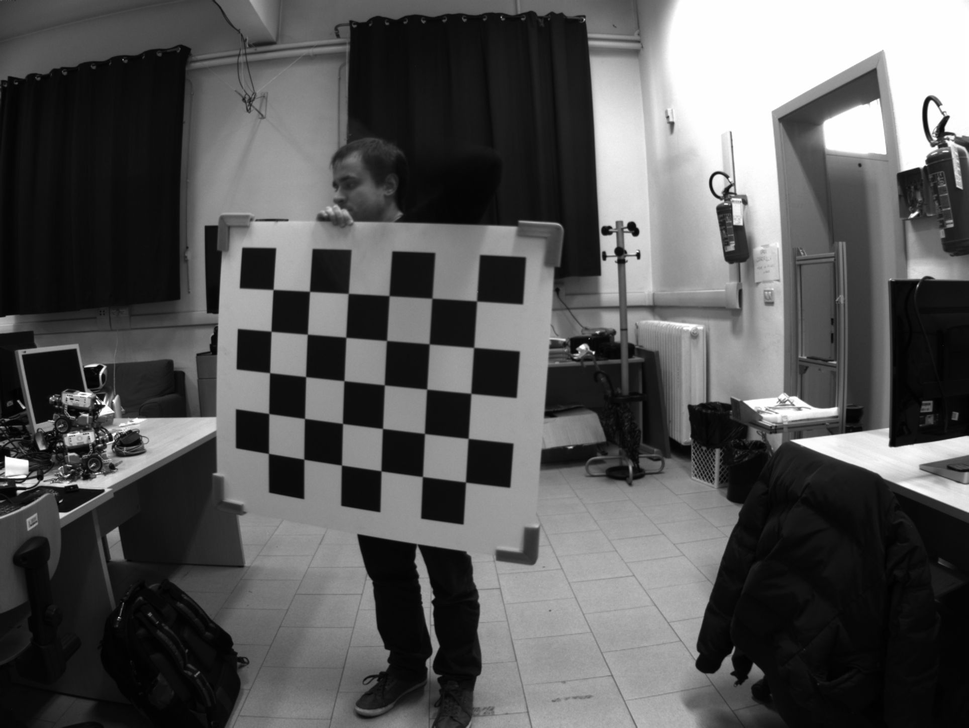
//> input picture Lab 8/data_lab_calibration/data/checkerboard_images/0000_color.png, 969 x 728 px, shrunk from 1928 x 1448 before the run; its folder holds only this picture in this run
$ ./1   (built with g++ and OpenCV 4)
//> lines starting //> are read from the running program, lines starting //| are printed output that depends on the picture
#include "opencv2/imgproc.hpp"
#include "opencv2/highgui.hpp"
#include "opencv2/features2d.hpp"
#include "opencv2/calib3d.hpp"
#include <opencv2/core/utils/filesystem.hpp>
#include <assert.h>
#include <algorithm>
#include <filesystem>
#include <iostream>
#include <fstream>
#include <vector>

using namespace cv;
using namespace std;
namespace fs = std::filesystem;

const string CHESSBOARD_CORNERS_WINDOW = "Chessboard corners window";
const string REMAPPED_WINDOW = "Remapped window";

int main(int argc, char **argv)
{
    const string directory = "./data_lab_calibration/data/checkerboard_images";
    vector<String> filenames;
    utils::fs::glob(directory, "*.png", filenames, false);
    vector<Mat> images;
    vector<Mat> images_gray;

    for (auto filename : filenames)
    {
        cout << filename << endl;
        Mat image = imread(filename);
//> image is the input picture: 728 rows x 969 cols, CV_8UC3; min 0, max 255, mean 86.7
        Mat image_grayscale;
        cvtColor(image, image_grayscale, COLOR_BGR2GRAY);

        images.push_back(image);
        images_gray.push_back(image_grayscale);
    }

    Size pattern_size(5, 6); // interior number of corners
    vector<vector<Point2f>> corners(images.size());
//> corners = 1 point lists

    for (int i = 0; i < images.size(); i++)
    {
        // Mat image_gray;
        // cvtColor(images[i], image_gray, COLOR_BGR2GRAY);

        // CALIB_CB_FAST_CHECK saves a lot of time on images
        // that do not contain any chessboard corners
        bool cornersFound = findChessboardCorners(images_gray[i], pattern_size, corners[i]);

        if (!cornersFound)
        {
            cerr << "Corners not found." << endl;
            return 1;
        }

        cornerSubPix(images_gray[i], corners[i], Size(11, 11), Size(-1, -1),
                     TermCriteria(TermCriteria::EPS + TermCriteria::MAX_ITER, 30, 0.1));

        // drawChessboardCorners(images[i], pattern_size, Mat(corners[i]), cornersFound);
        // imshow(CHESSBOARD_CORNERS_WINDOW, images[i]);
        // waitKey(0);
    }
//> this loop made 1 pass
//> cornersFound on pass 1: true

    vector<vector<Vec3f>> object_points;
    vector<Vec3f> single_image_points;
    for (int i = 0; i < pattern_size.height; i++)
    {
        for (int j = 0; j < pattern_size.width; j++)
        {
            single_image_points.push_back(Vec3f(j, i, 0));
        }
    }
//> this loop made 6 passes
//> after the loop, single_image_points = 30 items, first 12: [0, 0, 0], [1, 0, 0], [2, 0, 0], [3, 0, 0], [4, 0, 0], [0, 1, 0], [1, 1, 0], [2, 1, 0], [3, 1, 0], [4, 1, 0], [0, 2, 0], [1, 2, 0]
    for (int i = 0; i < images.size(); i++)
    {
        object_points.push_back(single_image_points);
    }
//> this loop made 1 pass

    cv::Mat camera_matrix, dist_coeffs, R, T;
    double rms = calibrateCamera(object_points, corners, images[0].size(), camera_matrix, dist_coeffs, R, T);
//> camera_matrix = [[557.6, 0, 487.3], [0, 561.2, 334.6], [0, 0, 1]]; dist_coeffs = [-0.276, 0.31, 0.00442, 0.00171, -0.511]; R = [[0.176, 0.0913, 1.64]]; T = [[-0.23, -0.721, 12]]; rms = 0.0351

    cout << "RMS: " << rms << endl;
//| RMS: 0.0350919
    cout << camera_matrix << endl
         << R << endl;
//| [557.6455326918516, 0, 487.2664172241938;
//|  0, 561.2372247695405, 334.6221321572157;
//|  0, 0, 1]
//| [0.1756031191635745, 0.09132529919479754, 1.635356959450628]

    Mat output_map_1, output_map_2;
    initUndistortRectifyMap(camera_matrix, dist_coeffs, Mat(), Mat(), images[0].size(), CV_32FC1, output_map_1, output_map_2);
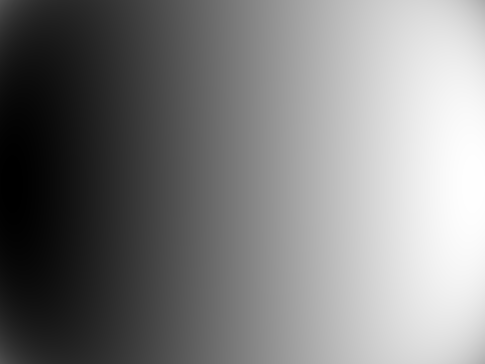
//> output_map_1: 728 rows x 969 cols, CV_32FC1 (shown at 1/2 size); min 123.4, max 855.1, mean 488.1; drawn with min black and max white
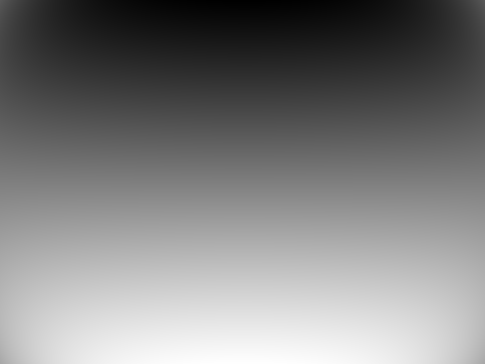
//> output_map_2: 728 rows x 969 cols, CV_32FC1 (shown at 1/2 size); min 10.12, max 665.4, mean 336.3; drawn with min black and max white
    for (auto image : images)
    {
        Mat remapped_image;
        Mat side_by_side_images;
        remap(image, remapped_image, output_map_1, output_map_2, InterpolationFlags::INTER_LINEAR);
        hconcat(image, remapped_image, side_by_side_images);
        imshow(REMAPPED_WINDOW, side_by_side_images);
        waitKey(0);
    }
//> this loop made 1 pass
//> pass 1, `remap(image, remapped_image, output_map_1, output_map_2, Interpolation..`:
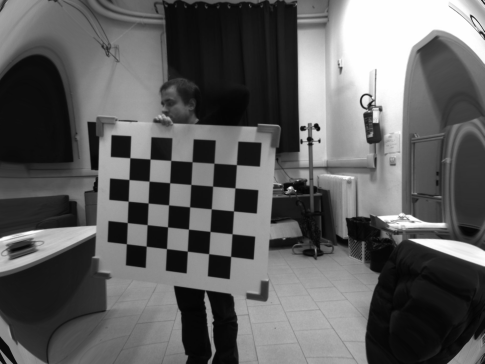
//> remapped_image: 728 rows x 969 cols, CV_8UC3 (shown at 1/2 size); min 2, max 255, mean 94.8
//> pass 1, `hconcat(image, remapped_image, side_by_side_images);`:
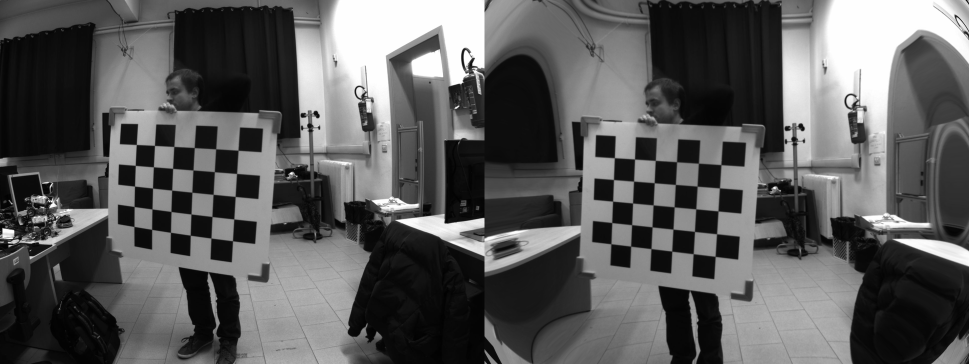
//> side_by_side_images: 728 rows x 1938 cols, CV_8UC3 (shown at 1/2 size); min 0, max 255, mean 90.8
    return 0;
}

$ run again, on Lab 8/data_lab_calibration/data/checkerboard_images/0006_color.png
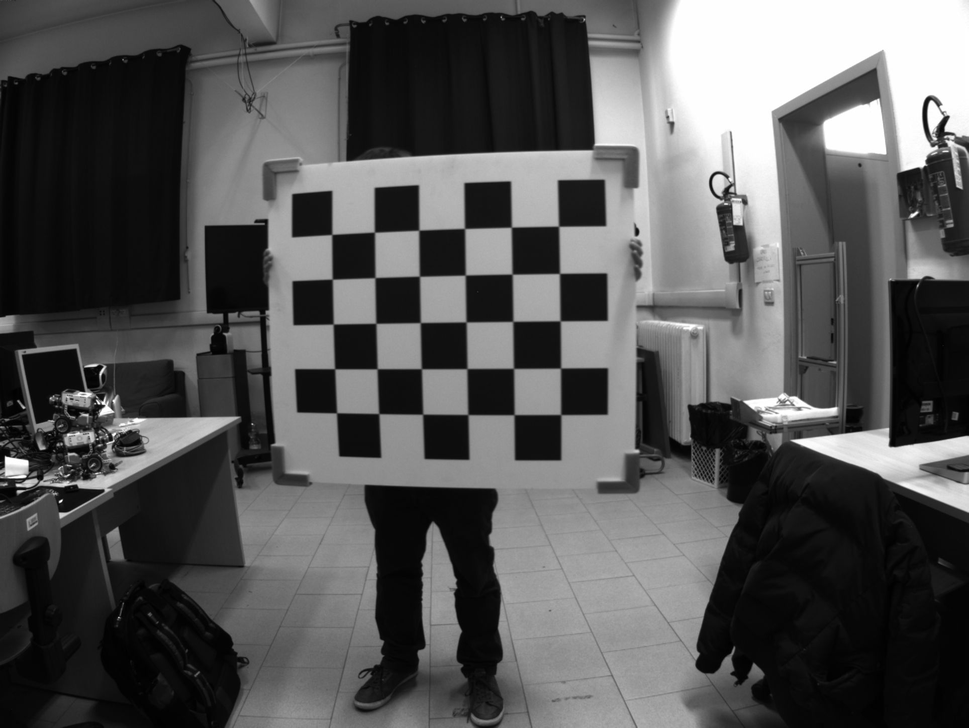
//> input picture Lab 8/data_lab_calibration/data/checkerboard_images/0006_color.png, 969 x 728 px, shrunk from 1928 x 1448 before the run
//> image is the input picture: 728 rows x 969 cols, CV_8UC3; min 0, max 255, mean 85.7
//> corners = 1 point lists
//> the loop `for (int i = 0; i < images.size(); i++)` made 1 pass
//> cornersFound on pass 1: true
//> the loop `for (int i = 0; i < pattern_size.height; i++)` made 6 passes
//> after the loop `for (int i = 0; i < pattern_size.height; i++)`: single_image_points = 30 items, first 12: [0, 0, 0], [1, 0, 0], [2, 0, 0], [3, 0, 0], [4, 0, 0], [0, 1, 0], [1, 1, 0], [2, 1, 0], [3, 1, 0], [4, 1, 0], [0, 2, 0], [1, 2, 0]
//> the loop `for (int i = 0; i < images.size(); i++)` made 1 pass
//> camera_matrix = [[807.8, 0, 472.9], [0, 808.5, 353.3], [0, 0, 1]]; dist_coeffs = [-0.494, -1.14, -0.00554, 0.0119, 21.45]; R = [[0.172, 0.0358, 1.55]]; T = [[1.8, -2.68, 16.79]]; rms = 0.0266
//| RMS: 0.0266312
//| [807.8030312571361, 0, 472.9474748806378;
//|  0, 808.4518352821389, 353.3424699191364;
//|  0, 0, 1]
//| [0.1718415037594059, 0.03578217134130855, 1.554528824248511]
//> `initUndistortRectifyMap(camera_matrix, dist_coeffs, Mat(), Mat(), imag..`:
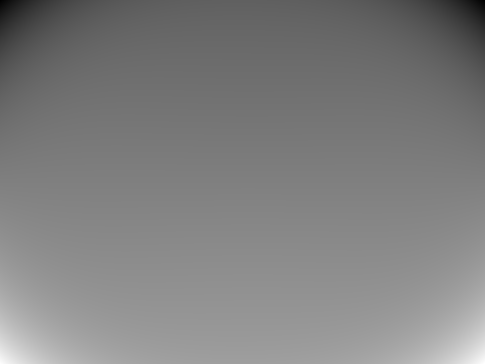
//> output_map_2: 728 rows x 969 cols, CV_32FC1 (shown at 1/2 size); min -1165.6, max 1863.7, mean 351.9; drawn with min black and max white
//> the loop `for (auto image : images)` made 1 pass
//> pass 1, `hconcat(image, remapped_image, side_by_side_images);`:
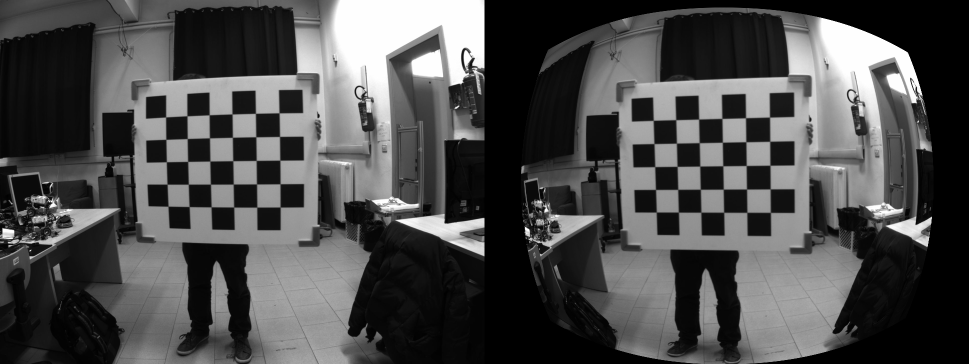
//> side_by_side_images: 728 rows x 1938 cols, CV_8UC3 (shown at 1/2 size); min 0, max 255, mean 76.1

$ run again, on Lab 8/data_lab_calibration/data/checkerboard_images/0007_color.png
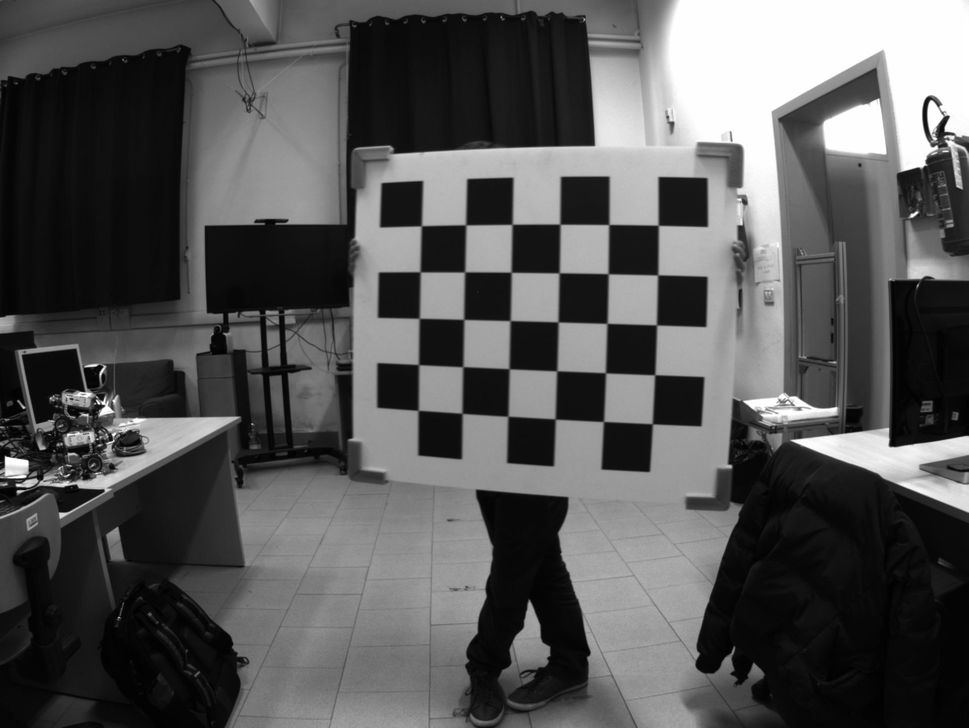
//> input picture Lab 8/data_lab_calibration/data/checkerboard_images/0007_color.png, 969 x 728 px, shrunk from 1928 x 1448 before the run
//> image is the input picture: 728 rows x 969 cols, CV_8UC3; min 0, max 255, mean 85.7
//> corners = 1 point lists
//> the loop `for (int i = 0; i < images.size(); i++)` made 1 pass
//> cornersFound on pass 1: true
//> the loop `for (int i = 0; i < pattern_size.height; i++)` made 6 passes
//> after the loop `for (int i = 0; i < pattern_size.height; i++)`: single_image_points = 30 items, first 12: [0, 0, 0], [1, 0, 0], [2, 0, 0], [3, 0, 0], [4, 0, 0], [0, 1, 0], [1, 1, 0], [2, 1, 0], [3, 1, 0], [4, 1, 0], [0, 2, 0], [1, 2, 0]
//> the loop `for (int i = 0; i < images.size(); i++)` made 1 pass
//> camera_matrix = [[843.7, 0, 473.5], [0, 833.3, 361.2], [0, 0, 1]]; dist_coeffs = [-0.579, 0.855, -0.00998, 0.0127, -3.47]; R = [[0.308, 0.192, 1.59]]; T = [[3.63, -2.71, 16.13]]; rms = 0.0313
//| RMS: 0.0312518
//| [843.722175076112, 0, 473.5096724159478;
//|  0, 833.2821959818893, 361.1970420571024;
//|  0, 0, 1]
//| [0.3084798651402574, 0.1918494000242285, 1.585982051519372]
//> the loop `for (auto image : images)` made 1 pass
//> pass 1, `remap(image, remapped_image, output_map_1, output_map_2, Interpolation..`:
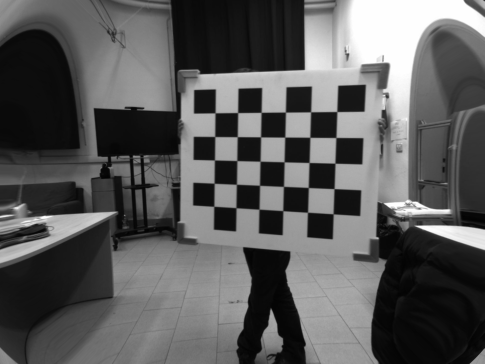
//> remapped_image: 728 rows x 969 cols, CV_8UC3 (shown at 1/2 size); min 2, max 255, mean 90.1
//> pass 1, `hconcat(image, remapped_image, side_by_side_images);`:
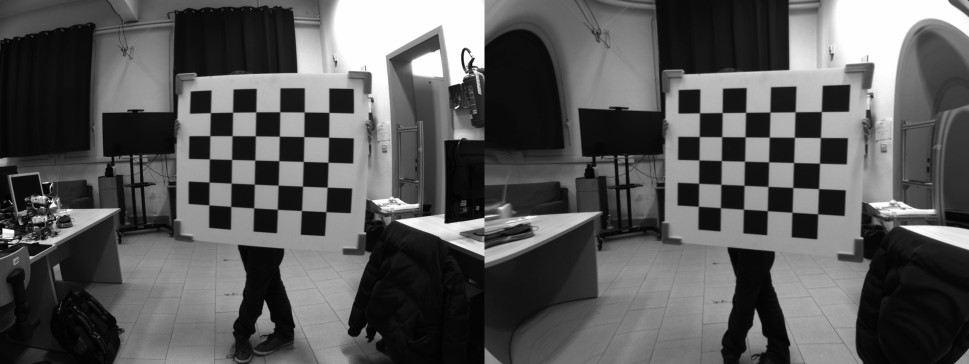
//> side_by_side_images: 728 rows x 1938 cols, CV_8UC3 (shown at 1/2 size); min 0, max 255, mean 87.9
